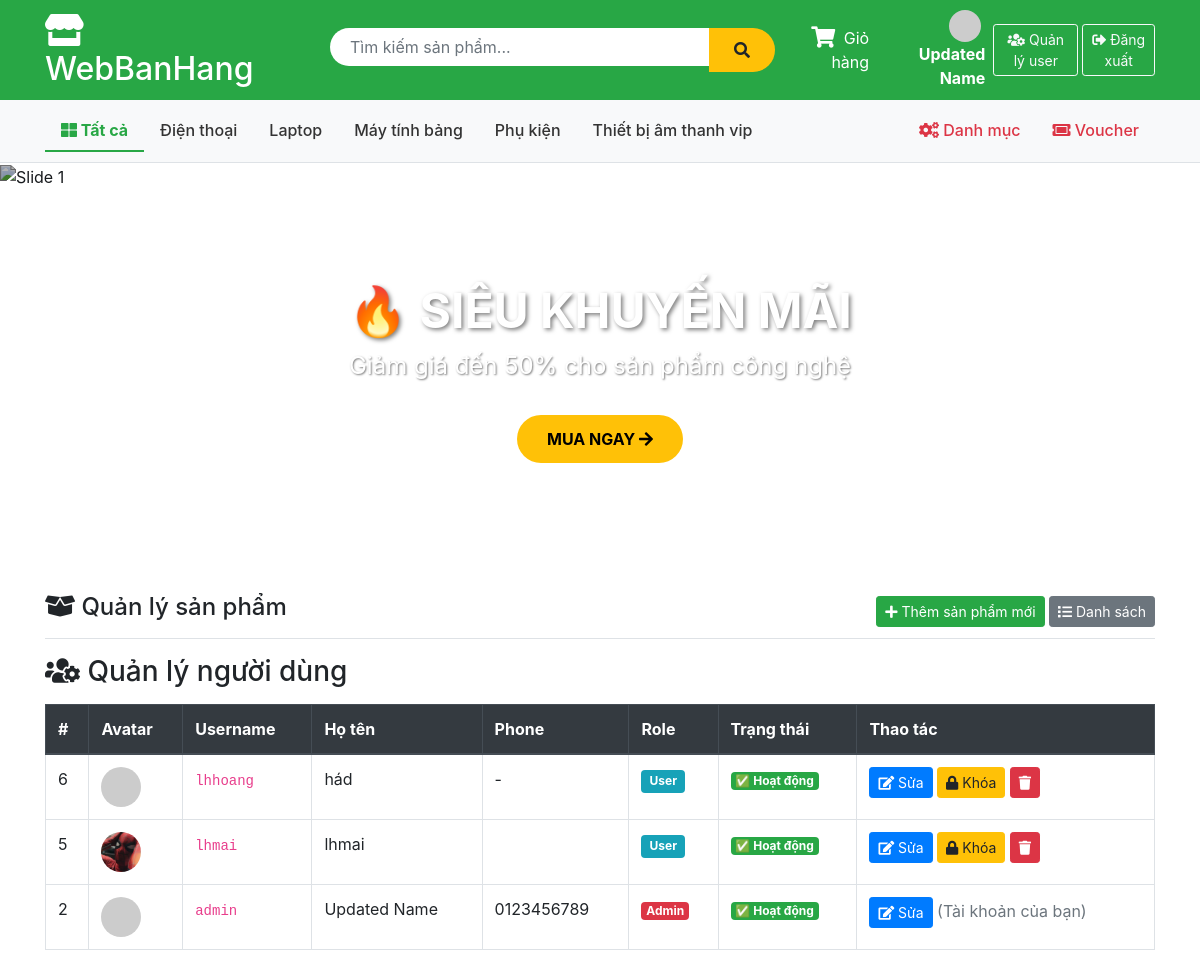
The app's page /Account/manageUsers (signed in) with its own data.
### tables this page shows
CREATE TABLE IF NOT EXISTS `category` (
  `id` int NOT NULL AUTO_INCREMENT,
  `name` varchar(100) NOT NULL,
  `description` text,
  PRIMARY KEY (`id`)
);

CREATE TABLE IF NOT EXISTS `account` (
  `id` int NOT NULL AUTO_INCREMENT,
  `username` varchar(255) NOT NULL,
  `fullname` varchar(255) NOT NULL,
  `email` varchar(255) DEFAULT NULL,
  `password` varchar(255) NOT NULL,
  `role` enum('admin','user') DEFAULT 'user',
  `avatar` varchar(255) DEFAULT NULL,
  `phone` varchar(20) DEFAULT NULL,
  `address` text,
  `is_locked` tinyint DEFAULT '0',
  `remember_token` varchar(255) DEFAULT NULL,
  `token_expire` datetime DEFAULT NULL,
  `reset_token` varchar(255) DEFAULT NULL,
  `reset_expire` datetime DEFAULT NULL,
  `security_question` varchar(255) DEFAULT NULL,
  `security_answer` varchar(255) DEFAULT NULL,
  PRIMARY KEY (`id`),
  UNIQUE KEY `username` (`username`),
  UNIQUE KEY `email` (`email`)
);

### app/controllers/AccountController.php (called while the page is built, shortened)
<?php
require_once('app/config/database.php');
require_once('app/models/AccountModel.php');
require_once('app/helpers/SessionHelper.php');
class AccountController {
    private $accountModel;
    public function __construct() {
        $this->db           = (new Database())->getConnection();
        $this->accountModel = new AccountModel($this->db);
    }
    public function manageUsers() {
        $accounts = $this->accountModel->getAllAccounts();
        include 'app/views/account/manage_users.php';
    }
}
?>

### index.php (called while the page is built, shortened)
<?php
require_once 'app/helpers/SessionHelper.php';
require_once 'app/config/database.php';
$url = $_GET['url'] ?? '';
$url = rtrim($url, '/');
$url = filter_var($url, FILTER_SANITIZE_URL);
$url = explode('/', $url);
$action = isset($url[1]) && $url[1] != '' ? $url[1] : 'index';
$controller = new $controllerName();
call_user_func_array([$controller, $action], array_slice($url, 2));
?>

### app/helpers/SessionHelper.php (called while the page is built, shortened)
<?php
class SessionHelper {
    public static function isLoggedIn() {
        return isset($_SESSION['username']);
    }
    public static function isAdmin() {
        return isset($_SESSION['username']) &&
               isset($_SESSION['role']) &&
               $_SESSION['role'] === 'admin';
    }
}
?>

### app/config/database.php (called while the page is built, shortened)
<?php
class Database {
    private $host = "localhost";
    private $db_name = "my_store";
    private $username = "root";
    private $password = "";
    public function getConnection() {
        $this->conn = null;
        try {
            $this->conn = new PDO(
                "mysql:host=" . $this->host . ";dbname=" . $this->db_name,
                $this->username,
                $this->password
            );
            $this->conn->exec("set names utf8");
        } catch(PDOException $exception) {
            echo "Connection error: " . $exception->getMessage();
        }
        return $this->conn;
    }
}
?>

### app/models/AccountModel.php (called while the page is built, shortened)
<?php
class AccountModel {
    private $conn;
    private $table_name = "account";
    public function __construct($db) {
        $this->conn = $db;
    }
    public function getAllAccounts() {
        $query = "SELECT * FROM " . $this->table_name . " ORDER BY id DESC";
        $stmt  = $this->conn->prepare($query);
        $stmt->execute();
        return $stmt->fetchAll(PDO::FETCH_OBJ);
    }
}
?>

### app/views/account/manage_users.php (the view)
<?php include 'app/views/shares/header.php'; ?>
<h3><i class="fas fa-users-cog"></i> Quản lý người dùng</h3>
<div class="table-responsive mt-3">
    <table class="table table-bordered table-hover">
        <thead class="thead-dark">
            <tr>
                <th>#</th>
                <th>Avatar</th>
                <th>Username</th>
                <th>Họ tên</th>
                <th>Phone</th>
                <th>Role</th>
                <th>Trạng thái</th>
                <th>Thao tác</th>
            </tr>
        </thead>
        <tbody>
        <?php foreach($accounts as $acc): ?>
            <tr class="<?= $acc->is_locked ? 'table-danger' : '' ?>">
                <td><?= $acc->id ?></td>
                <td>
                    <?php $src = !empty($acc->avatar) ? '/public/'.$acc->avatar : 'https://ui-avatars.com/api/?name='.urlencode($acc->fullname).'&size=40&background=28a745&color=fff'; ?>
                    <img src="<?= $src ?>" class="rounded-circle" style="width:40px;height:40px;object-fit:cover;">
                </td>
                <td><code><?= htmlspecialchars($acc->username) ?></code></td>
                <td><?= htmlspecialchars($acc->fullname) ?></td>
                <td><?= htmlspecialchars($acc->phone ?? '-') ?></td>
                <td>
                    <span class="badge <?= $acc->role == 'admin' ? 'badge-danger' : 'badge-info' ?>">
                        <?= ucfirst($acc->role) ?>
                    </span>
                </td>
                <td>
                    <?php if($acc->is_locked): ?>
                        <span class="badge badge-danger">🔒 Đã khóa</span>
                    <?php else: ?>
                        <span class="badge badge-success">✅ Hoạt động</span>
                    <?php endif; ?>
                </td>
                <td>
                    <?php if($acc->id != $_SESSION['user_id']): ?>
                        <a href="/Account/editUser/<?= $acc->id ?>"
                        class="btn btn-sm btn-primary">
                            <i class="fas fa-edit"></i> Sửa
                        </a>
                        <a href="/Account/toggleLock/<?= $acc->id ?>"
                        class="btn btn-sm <?= $acc->is_locked ? 'btn-success' : 'btn-warning' ?>"
                        onclick="return confirm('<?= $acc->is_locked ? 'Mở khóa' : 'Khóa' ?> tài khoản này?')">
                            <i class="fas fa-<?= $acc->is_locked ? 'lock-open' : 'lock' ?>"></i>
                            <?= $acc->is_locked ? 'Mở khóa' : 'Khóa' ?>
                        </a>
                        <a href="/Account/deleteUser/<?= $acc->id ?>"
                        class="btn btn-sm btn-danger"
                        onclick="return confirm('Xóa tài khoản này?')">
                            <i class="fas fa-trash"></i>
                        </a>
                    <?php else: ?>
                        <a href="/Account/editUser/<?= $acc->id ?>"
                        class="btn btn-sm btn-primary">
                            <i class="fas fa-edit"></i> Sửa
                        </a>
                        <span class="text-muted ms-1">(Tài khoản của bạn)</span>
                    <?php endif; ?>
                </td>
            </tr>
        <?php endforeach; ?>
        </tbody>
    </table>
</div>
<?php include 'app/views/shares/footer.php'; ?>

### app/views/shares/header.php (shortened to what this page needs)
<?php
require_once 'app/helpers/SessionHelper.php';
?>
<!DOCTYPE html>
<html lang="vi">
<head>
    <link href="https://stackpath.bootstrapcdn.com/bootstrap/4.5.2/css/bootstrap.min.css" rel="stylesheet">
    <link rel="stylesheet" href="https://cdnjs.cloudflare.com/ajax/libs/font-awesome/5.15.4/css/all.min.css">
</head>
<body>
    <div class="header-top">
        <div class="container">
            <div class="row align-items-center">
                <div class="col-md-3">
                    <h2 class="text-white mb-0">
                        <a href="/Product" style="color: white; text-decoration: none;">
                            <i class="fas fa-store"></i> WebBanHang
                        </a>
                    </h2>
                </div>
                <div class="col-md-5">
                    <form action="/Product/search" method="GET" class="search-box d-flex">
                        <input type="text" name="keyword" class="form-control"
                               placeholder="Tìm kiếm sản phẩm..."
                               value="<?php echo htmlspecialchars($_GET['keyword'] ?? ''); ?>">
                        <button type="submit" class="btn btn-warning">
                            <i class="fas fa-search"></i>
                        </button>
                    </form>
                </div>
                <div class="col-md-4 text-white text-right d-flex align-items-center justify-content-end">
                    <a href="/Product/cart" class="text-white mr-3 position-relative" style="text-decoration: none;">
                        <span class="cart-icon-wrapper">
                            <i class="fas fa-shopping-cart fa-lg"></i>
                        </span>
                        <span class="ml-1 d-none d-md-inline">Giỏ hàng</span>
                    </a>
                    <?php if (SessionHelper::isLoggedIn()): ?>
                        <a href="/Account/profile" class="text-white mr-2" style="text-decoration:none;">
                            <?php
                            $avatarSrc = !empty($_SESSION['avatar'])
                                ? '/public/' . $_SESSION['avatar']
                                : 'https://ui-avatars.com/api/?name=' . urlencode($_SESSION['fullname'] ?? 'U') . '&size=32&background=fff&color=28a745';
                            ?>
                            <img src="<?= $avatarSrc ?>" class="rounded-circle mr-1" style="width:32px;height:32px;object-fit:cover;">
                            <strong><?= htmlspecialchars($_SESSION['fullname'] ?? $_SESSION['username']) ?></strong>
                        </a>
                        <?php if (SessionHelper::isAdmin()): ?>
                            <a href="/Account/manageUsers" class="btn btn-outline-light btn-sm mr-1">
                                <i class="fas fa-users-cog"></i> Quản lý user
                            </a>
                        <?php endif; ?>
                        <a href="/Account/logout" class="btn btn-outline-light btn-sm">
                            <i class="fas fa-sign-out-alt"></i> Đăng xuất
                        </a>
                    <?php endif; ?>
                </div>
            </div>
        </div>
    </div>
    <div class="category-nav">
        <div class="container">
            <ul class="nav">
                <li class="nav-item">
                    <a class="nav-link <?php echo (!isset($_GET['category'])) ? 'active' : ''; ?>"
                       href="/Product">
                        <i class="fas fa-th-large"></i> Tất cả
                    </a>
                </li>
                <?php
                $db = (new Database())->getConnection();
                $stmt = $db->query("SELECT * FROM category ORDER BY name ASC");
                $cats = $stmt->fetchAll(PDO::FETCH_OBJ);
                foreach ($cats as $cat):
                    $isActive = (isset($_GET['category']) && $_GET['category'] == $cat->id) ? 'active' : '';
                ?>
                <li class="nav-item">
                    <a class="nav-link <?php echo $isActive; ?>"
                       href="/Product?category=<?php echo $cat->id; ?>">
                        <?php echo htmlspecialchars($cat->name); ?>
                    </a>
                </li>
                <?php endforeach; ?>
                <?php if (SessionHelper::isAdmin()): ?>
                <li class="nav-item ml-auto">
                    <a class="nav-link admin-link" href="/Category/list">
                        <i class="fas fa-cogs"></i> Danh mục
                    </a>
                </li>
                <li class="nav-item">
                    <a class="nav-link admin-link" href="/Voucher">
                        <i class="fas fa-ticket-alt"></i> Voucher
                    </a>
                </li>
                <?php endif; ?>
            </ul>
        </div>
    </div>
    <div class="banner-slider">
        <div id="mainSlider" class="carousel slide" data-ride="carousel" data-interval="4000">
            <ol class="carousel-indicators">
                <li data-target="#mainSlider" data-slide-to="0" class="active"></li>
                <li data-target="#mainSlider" data-slide-to="1"></li>
                <li data-target="#mainSlider" data-slide-to="2"></li>
            </ol>
            <div class="carousel-inner">
                <div class="carousel-item active">
                    <img src="https://images.unsplash.com/photo-1607082348824-0a96f2a4b9da?w=1200" alt="Slide 1">
                    <div class="carousel-caption">
                        <h3>🔥 SIÊU KHUYẾN MÃI</h3>
                        <p>Giảm giá đến 50% cho sản phẩm công nghệ</p>
                        <a href="/Product" class="btn-shop-now">MUA NGAY <i class="fas fa-arrow-right"></i></a>
                    </div>
                </div>
            </div>
            <a class="carousel-control-prev" href="#mainSlider" role="button" data-slide="prev">
                <span class="carousel-control-prev-icon"></span>
            </a>
            <a class="carousel-control-next" href="#mainSlider" role="button" data-slide="next">
                <span class="carousel-control-next-icon"></span>
            </a>
        </div>
    </div>
    <div class="container mt-4">
        <div class="d-flex justify-content-between align-items-center mb-3 border-bottom pb-2">
            <h4><i class="fas fa-box-open"></i> Quản lý sản phẩm</h4>
            <?php if (SessionHelper::isAdmin()): ?>
            <div>
                <a href="/Product/add" class="btn btn-success btn-sm">
                    <i class="fas fa-plus"></i> Thêm sản phẩm mới
                </a>
                <a href="/Product" class="btn btn-secondary btn-sm">
                    <i class="fas fa-list"></i> Danh sách
                </a>
            </div>
            <?php endif; ?>
        </div>

### app/views/shares/header.php (style rules this page uses)
.badge-info { background-color: #17a2b8 !important; color: white; font-size: 0.75rem; padding: 0.35rem 0.5rem; }
.header-top { background: #28a745; padding: 10px 0; }
.search-box { max-width: 600px; margin: 0 auto; }
.search-box input { border-radius: 25px 0 0 25px; border: none; padding: 10px 20px; }
.search-box button { border-radius: 0 25px 25px 0; background: #ffc107; border: none; padding: 10px 25px; }
.category-nav { background: #f8f9fa; padding: 10px 0; border-bottom: 1px solid #dee2e6; }
.category-nav .nav-link { color: #333; font-weight: 500; }
.category-nav .nav-link.active { color: #28a745; font-weight: bold; border-bottom: 2px solid #28a745; }
.admin-link { color: #dc3545 !important; font-weight: bold; }
.cart-icon-wrapper { position: relative; display: inline-block; }
.banner-slider { position: relative; margin-bottom: 30px; }
.banner-slider .carousel-item { height: 400px; }
.banner-slider .carousel-item img { height: 100%; object-fit: cover; filter: brightness(0.7); }
.banner-slider .carousel-caption { bottom: 20%; }
.banner-slider .carousel-caption h3 { font-size: 3rem; font-weight: bold; text-shadow: 2px 2px 4px rgba(0,0,0,0.5); }
.banner-slider .carousel-caption p { font-size: 1.5rem; text-shadow: 1px 1px 2px rgba(0,0,0,0.5); }
.btn-shop-now { background: #ffc107; color: #000; padding: 12px 30px; border-radius: 25px; font-weight: bold; text-decoration: none; display: inline-block; margin-top: 15px; transition: all 0.3s; }

### records on screen
category: name "Điện thoại"
category: name "Laptop"
category: name "Máy tính bảng"
category: name "Phụ kiện"
category: name "Thiết bị âm thanh vip"
account: id "6", username "lhhoang", fullname "hád", phone "-", role "User", is_locked "✅ Hoạt động"
account: id "5", avatar (picture), username "lhmai", fullname "lhmai", role "User", is_locked "✅ Hoạt động"
account: id "2", username "admin", fullname "Updated Name", phone "0123456789", role "Admin", is_locked "✅ Hoạt động"

### other values on screen
$_SESSION['fullname'] "Updated Name"
